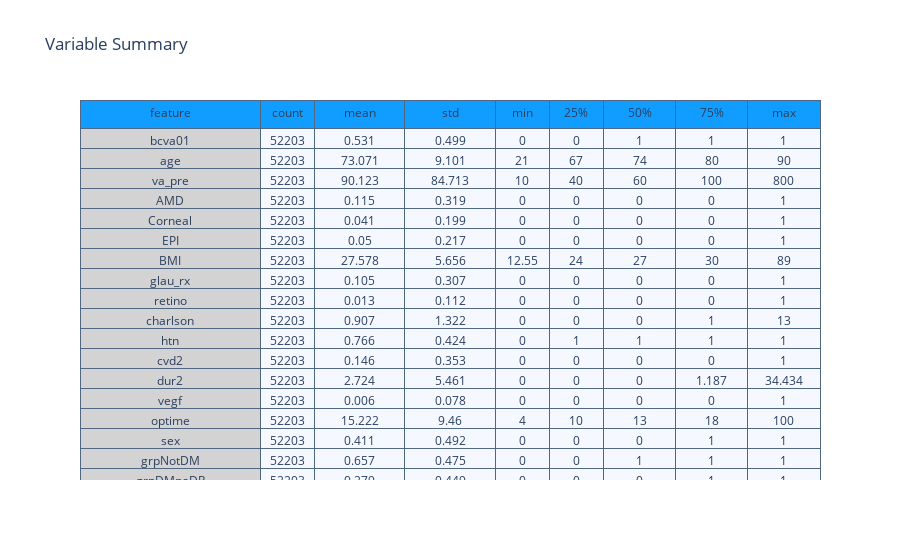

Here is the notebook cell this chart was saved with:
### Markdown cell above
## <a id='3.7'>3.7. Variable Summary</a>

### Code cell
summary = (df_og[[i for i in df_og.columns if i not in Id_col]].
           describe().transpose().reset_index())

summary = summary.rename(columns = {"index" : "feature"})
summary = np.around(summary,3)

val_lst = [summary['feature'], summary['count'],
           summary['mean'],summary['std'],
           summary['min'], summary['25%'],
           summary['50%'], summary['75%'], summary['max']]

trace  = go.Table(header = dict(values = summary.columns.tolist(),
                                line = dict(color = ['#506784']),
                                fill = dict(color = ['#119DFF']),
                               ),
                  cells  = dict(values = val_lst,
                                line = dict(color = ['#506784']),
                                fill = dict(color = ["lightgrey",'#F5F8FF'])
                               ),
                  columnwidth = [200,60,100,100,60,60,80,80,80])
layout = go.Layout(dict(title = "Variable Summary"))
figure = go.Figure(data=[trace],layout=layout)
py.iplot(figure)

### Figure 1 — Plotly figure (JSON) as saved in the notebook; plotly's stock layout.template omitted (floating-point values rounded to 4 significant figures; data arrays with more than 128 entries replaced by an {"elided": "..."} marker saying what was removed)
{"data": [{"cells": {"fill": {"color": ["lightgrey", "#F5F8FF"]}, "line": {"color": ["#506784"]}, "values": {"elided": "9x40 mixed values"}}, "columnwidth": [200, 60, 100, 100, 60, 60, 80, 80, 80], "header": {"fill": {"color": ["#119DFF"]}, "line": {"color": ["#506784"]}, "values": ["feature", "count", "mean", "std", "min", "25%", "50%", "75%", "max"]}, "type": "table"}], "layout": {"title": {"text": "Variable Summary"}}}
